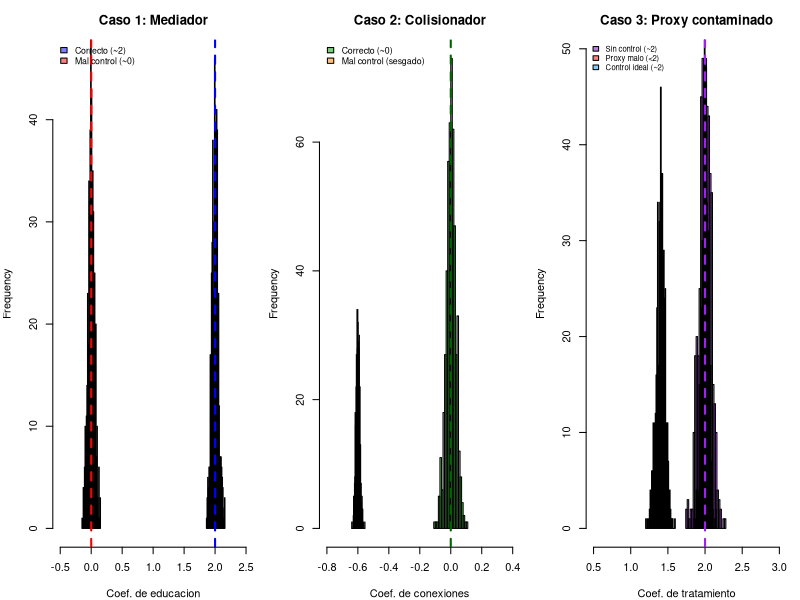

R code for this plot:
# ============================================================================
# MALOS CONTROLES EN R
# Econometría Avanzada — Ana María Díaz
# ============================================================================
# Regla de oro: controla variables que abren caminos espurios,
# pero NUNCA variables que están EN el camino causal o que son efectos
# tanto del tratamiento como del resultado.
# ============================================================================

# ============================================================================
# CASO 1: EL MEDIADOR — Controlar bloquea el efecto que quieres medir
# ============================================================================
# Ejemplo: Educación universitaria (D) → Tipo de empleo (M) → Salario (Y)
# Pregunta: ¿Cuánto sube el salario por tener título universitario?
# Problema: Si controlas el tipo de empleo, bloqueas el mecanismo por el cual
#           la educación sube el salario. El coeficiente colapsa hacia cero.
# ============================================================================

set.seed(2468)
n <- 10000

# Parámetros del proceso generador
efecto_educ_empleo     <- 2  # La educación mejora el tipo de empleo
efecto_empleo_salario  <- 1  # El tipo de empleo sube el salario
# Efecto TOTAL de educación en salario = 2 × 1 = 2

educacion   <- rbinom(n, 1, 0.5)                              # 1 = título universitario
tipo_empleo <- efecto_educ_empleo * educacion + rnorm(n)      # Mediador
salario     <- efecto_empleo_salario * tipo_empleo + rnorm(n) # Resultado

cat("=== CASO 1: MEDIADOR ===\n")
cat("Pregunta: ¿Cuánto sube el salario por tener título universitario?\n")

cat("\nRegresión CORRECTA — sin controlar el mediador (efecto TOTAL):\n")
modelo_total <- lm(salario ~ educacion)
print(summary(modelo_total)$coefficients)
cat("→ Coeficiente esperado: ~2 (efecto total correcto)\n")

cat("\nRegresión con MAL CONTROL — controlando el tipo de empleo:\n")
modelo_directo <- lm(salario ~ educacion + tipo_empleo)
print(summary(modelo_directo)$coefficients)
cat("→ Coeficiente de educacion ≈ 0. ¡El efecto 'desaparece'!\n")
cat("  La educación sube el salario SOLO A TRAVÉS del tipo de empleo.\n")
cat("  Al controlar el mediador, bloqueamos ese canal completamente.\n")

# ============================================================================
# CASO 2: EL COLISIONADOR — Controlar abre un camino espurio
# ============================================================================
# Ejemplo: Conexiones (D) y Productividad (Y) son independientes entre sí.
#          Ambas causan que alguien sea contratado (C = colisionador).
# Problema: Si analizas solo contratados (o controlas por C), aparece una
#           correlación negativa FALSA entre conexiones y productividad.
#           "Quienes entraron con palancas no necesitaban tanto mérito."
# ============================================================================

set.seed(2468)
n <- 5000

conexiones    <- rnorm(n)                                          # Palancas / red de contactos
productividad <- rnorm(n)                                          # Productividad real (independiente)
contratado    <- 2 * conexiones + 3 * productividad + rnorm(n)    # Colisionador

cat("\n\n=== CASO 2: COLISIONADOR ===\n")
cat("Pregunta: ¿Tienen conexiones y productividad alguna relación?\n")

cat("\nRegresión CORRECTA — sin controlar el colisionador:\n")
modelo_noC <- lm(productividad ~ conexiones)
print(summary(modelo_noC)$coefficients)
cat("→ Coeficiente esperado: ~0 (son independientes por construcción)\n")

cat("\nRegresión con MAL CONTROL — controlando ser contratado:\n")
modelo_conC <- lm(productividad ~ conexiones + contratado)
print(summary(modelo_conC)$coefficients)
cat("→ Coeficiente de conexiones es NEGATIVO: sesgo artificial.\n")
cat("  Al condicionar en 'contratado', aparece información espuria:\n")
cat("  entre los contratados, más conexiones implican menos mérito propio.\n")

# ============================================================================
# CASO 3: EL PROXY CONTAMINADO — El "control" mezcla confusor y efecto
# ============================================================================
# Ejemplo:
#   Habilidad innata (U, no observable) → Salario (Y)   [confusor]
#   Tratamiento D (programa) → Salario (Y)               [efecto que queremos]
#   Tratamiento D (programa) → Test tardío (P)           [PROBLEMA: P capta D]
#   Habilidad innata U       → Test tardío (P)           [P también capta U]
#
# Queremos controlar U. Usamos P como proxy. Pero P fue aplicado DESPUÉS
# del programa, así que mezcla habilidad + efecto del tratamiento.
# Al controlar P, absorbemos parte del efecto D que queremos medir.
# ============================================================================

set.seed(2468)
n <- 5000

habilidad_innata <- rnorm(n)                                              # U: no observable
tratamiento      <- rbinom(n, 1, 0.5)                                    # D: asignado aleatoriamente
salario          <- 2 * tratamiento + 1.5 * habilidad_innata + rnorm(n) # Y: efecto real = 2
test_tardio      <- 0.5 * tratamiento + habilidad_innata + rnorm(n, 0, 0.5) # P: proxy contaminado

cat("\n\n=== CASO 3: PROXY CONTAMINADO ===\n")
cat("Pregunta: ¿Cuánto sube el salario gracias al programa? (efecto real = 2)\n")

cat("\nRegresión CORRECTA — sin controlar (experimento aleatorio):\n")
modelo_sin_control <- lm(salario ~ tratamiento)
print(summary(modelo_sin_control)$coefficients)
cat("→ Coeficiente esperado: ~2\n")

cat("\nRegresión con el PROXY CONTAMINADO:\n")
modelo_proxy <- lm(salario ~ tratamiento + test_tardio)
print(summary(modelo_proxy)$coefficients)
cat("→ Coeficiente de tratamiento < 2. El proxy absorbe parte del efecto.\n")
cat("  El test capta tanto habilidad como efecto del programa: al controlarlo,\n")
cat("  'quitamos' parte del efecto que queríamos estimar.\n")

cat("\nRegresión IDEAL — controlando la habilidad innata directamente:\n")
modelo_ideal <- lm(salario ~ tratamiento + habilidad_innata)
print(summary(modelo_ideal)$coefficients)
cat("→ Coeficiente de tratamiento ≈ 2. Correcto: U es exógeno a D.\n")

# ============================================================================
# MONTE CARLO — Los tres casos (500 repeticiones)
# ============================================================================

cat("\n\n=== MONTE CARLO: Distribución de coeficientes (500 repeticiones) ===\n")

n_reps <- 500

# Caso 1: Mediador
b_total   <- numeric(n_reps)
b_directo <- numeric(n_reps)
for (i in 1:n_reps) {
  educ   <- rbinom(3000, 1, 0.5)
  empleo <- 2 * educ + rnorm(3000)
  sal    <- 1 * empleo + rnorm(3000)
  b_total[i]   <- coef(lm(sal ~ educ))[2]
  b_directo[i] <- coef(lm(sal ~ educ + empleo))[2]
}
cat("\nMediador — b_total (esperado ~2):", round(mean(b_total), 3),
    " | b_directo (esperado ~0):", round(mean(b_directo), 3), "\n")

# Caso 2: Colisionador
b_sinC <- numeric(n_reps)
b_conC <- numeric(n_reps)
for (i in 1:n_reps) {
  con  <- rnorm(1000)
  prod <- rnorm(1000)
  cont <- 2 * con + 3 * prod + rnorm(1000)
  b_sinC[i] <- coef(lm(prod ~ con))[2]
  b_conC[i] <- coef(lm(prod ~ con + cont))[2]
}
cat("Colisionador — b_sinC (esperado ~0):", round(mean(b_sinC), 3),
    " | b_conC (sesgado):", round(mean(b_conC), 3), "\n")

# Caso 3: Proxy contaminado
b_sinP  <- numeric(n_reps)
b_proxy <- numeric(n_reps)
b_ideal <- numeric(n_reps)
for (i in 1:n_reps) {
  U  <- rnorm(2000)
  D  <- rbinom(2000, 1, 0.5)
  Y  <- 2 * D + 1.5 * U + rnorm(2000)
  P  <- 0.5 * D + U + rnorm(2000, 0, 0.5)
  b_sinP[i]  <- coef(lm(Y ~ D))[2]
  b_proxy[i] <- coef(lm(Y ~ D + P))[2]
  b_ideal[i] <- coef(lm(Y ~ D + U))[2]
}
cat("Proxy — b_sinP:", round(mean(b_sinP), 3),
    " | b_proxy (atenuado):", round(mean(b_proxy), 3),
    " | b_ideal:", round(mean(b_ideal), 3), "\n")

# ============================================================================
# VISUALIZACIÓN — Histogramas Monte Carlo
# ============================================================================

par(mfrow = c(1, 3), mar = c(4, 4, 3, 1))

# Caso 1: Mediador
hist(b_total, col = rgb(0, 0, 1, 0.5), main = "Caso 1: Mediador",
     xlab = "Coef. de educacion", xlim = c(-0.5, 2.5), breaks = 30)
hist(b_directo, col = rgb(1, 0, 0, 0.5), add = TRUE, breaks = 30)
abline(v = 2, col = "blue", lty = 2, lwd = 2)
abline(v = 0, col = "red",  lty = 2, lwd = 2)
legend("topleft", cex = 0.8, bty = "n",
       legend = c("Correcto (~2)", "Mal control (~0)"),
       fill   = c(rgb(0,0,1,0.5), rgb(1,0,0,0.5)))

# Caso 2: Colisionador
hist(b_sinC, col = rgb(0, 0.6, 0, 0.5), main = "Caso 2: Colisionador",
     xlab = "Coef. de conexiones", xlim = c(-0.8, 0.4), breaks = 30)
hist(b_conC, col = rgb(1, 0.5, 0, 0.5), add = TRUE, breaks = 30)
abline(v = 0, col = "darkgreen", lty = 2, lwd = 2)
legend("topleft", cex = 0.8, bty = "n",
       legend = c("Correcto (~0)", "Mal control (sesgado)"),
       fill   = c(rgb(0,0.6,0,0.5), rgb(1,0.5,0,0.5)))

# Caso 3: Proxy contaminado
hist(b_sinP, col = rgb(0.5, 0, 0.8, 0.5), main = "Caso 3: Proxy contaminado",
     xlab = "Coef. de tratamiento", xlim = c(0.5, 3), breaks = 30)
hist(b_proxy, col = rgb(1, 0, 0, 0.5), add = TRUE, breaks = 30)
hist(b_ideal, col = rgb(0, 0.6, 1, 0.5), add = TRUE, breaks = 30)
abline(v = 2, col = "purple", lty = 2, lwd = 2)
legend("topleft", cex = 0.7, bty = "n",
       legend = c("Sin control (~2)", "Proxy malo (<2)", "Control ideal (~2)"),
       fill   = c(rgb(0.5,0,0.8,0.5), rgb(1,0,0,0.5), rgb(0,0.6,1,0.5)))

cat("\n=== Fin del script ===\n")
